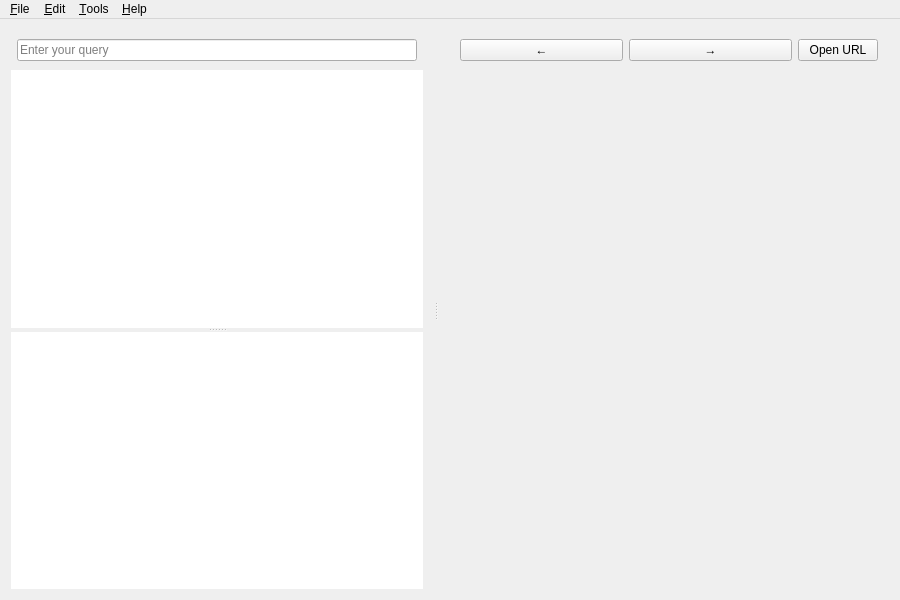
<?xml version="1.0" encoding="UTF-8"?>
<ui version="4.0">
 <class>MainWindow</class>
 <widget class="QMainWindow" name="MainWindow">
  <property name="geometry">
   <rect>
    <x>0</x>
    <y>0</y>
    <width>900</width>
    <height>600</height>
   </rect>
  </property>
  <property name="windowTitle">
   <string>Zeal</string>
  </property>
  <widget class="QWidget" name="centralWidget">
   <layout class="QVBoxLayout" name="centralWidgetLayout">
    <property name="leftMargin">
     <number>0</number>
    </property>
    <property name="topMargin">
     <number>0</number>
    </property>
    <property name="rightMargin">
     <number>0</number>
    </property>
    <property name="bottomMargin">
     <number>0</number>
    </property>
    <item>
     <widget class="QSplitter" name="splitter">
      <property name="orientation">
       <enum>Qt::Horizontal</enum>
      </property>
      <property name="childrenCollapsible">
       <bool>false</bool>
      </property>
      <widget class="QWidget" name="layoutWidget">
       <layout class="QVBoxLayout" name="resultPane">
        <property name="spacing">
         <number>0</number>
        </property>
        <item>
         <widget class="ToolBarFrame" name="searchEditWidget" native="true">
          <property name="minimumSize">
           <size>
            <width>0</width>
            <height>40</height>
           </size>
          </property>
          <property name="styleSheet">
           <string notr="true"/>
          </property>
          <layout class="QVBoxLayout" name="searchToolBarFrame">
           <property name="leftMargin">
            <number>6</number>
           </property>
           <property name="topMargin">
            <number>6</number>
           </property>
           <property name="rightMargin">
            <number>6</number>
           </property>
           <property name="bottomMargin">
            <number>6</number>
           </property>
           <item>
            <widget class="SearchEdit" name="lineEdit">
             <property name="placeholderText">
              <string>Enter your query</string>
             </property>
             <property name="clearButtonEnabled">
              <bool>true</bool>
             </property>
            </widget>
           </item>
          </layout>
         </widget>
        </item>
        <item>
         <widget class="QSplitter" name="tocSplitter">
          <property name="orientation">
           <enum>Qt::Vertical</enum>
          </property>
          <widget class="QTreeView" name="treeView">
           <property name="frameShape">
            <enum>QFrame::NoFrame</enum>
           </property>
           <property name="uniformRowHeights">
            <bool>true</bool>
           </property>
           <attribute name="headerVisible">
            <bool>false</bool>
           </attribute>
          </widget>
          <widget class="QListView" name="tocListView">
           <property name="frameShape">
            <enum>QFrame::NoFrame</enum>
           </property>
           <property name="horizontalScrollBarPolicy">
            <enum>Qt::ScrollBarAlwaysOff</enum>
           </property>
           <property name="uniformItemSizes">
            <bool>true</bool>
           </property>
          </widget>
         </widget>
        </item>
       </layout>
      </widget>
      <widget class="QWidget" name="layoutWidget_2">
       <layout class="QVBoxLayout" name="viewInfo">
        <property name="spacing">
         <number>0</number>
        </property>
        <item>
         <widget class="ToolBarFrame" name="navigationBar" native="true">
          <property name="minimumSize">
           <size>
            <width>0</width>
            <height>40</height>
           </size>
          </property>
          <layout class="QHBoxLayout" name="toolbox">
           <property name="topMargin">
            <number>0</number>
           </property>
           <property name="bottomMargin">
            <number>0</number>
           </property>
           <item>
            <widget class="QPushButton" name="backButton">
             <property name="toolTip">
              <string>Go back one page</string>
             </property>
             <property name="styleSheet">
              <string notr="true">QToolButton::menu-indicator { image: none; }</string>
             </property>
             <property name="text">
              <string>←</string>
             </property>
             <property name="icon">
              <iconset theme="go-previous">
               <normaloff>.</normaloff>.</iconset>
             </property>
            </widget>
           </item>
           <item>
            <widget class="QPushButton" name="forwardButton">
             <property name="toolTip">
              <string>Go forward one page</string>
             </property>
             <property name="styleSheet">
              <string notr="true">QToolButton::menu-indicator { image: none; }</string>
             </property>
             <property name="text">
              <string>→</string>
             </property>
             <property name="icon">
              <iconset theme="go-next">
               <normaloff>.</normaloff>.</iconset>
             </property>
            </widget>
           </item>
           <item>
            <widget class="QPushButton" name="openUrlButton">
             <property name="sizePolicy">
              <sizepolicy hsizetype="Fixed" vsizetype="Fixed">
               <horstretch>0</horstretch>
               <verstretch>0</verstretch>
              </sizepolicy>
             </property>
             <property name="text">
              <string>Open URL</string>
             </property>
            </widget>
           </item>
          </layout>
         </widget>
        </item>
        <item>
         <widget class="SearchableWebView" name="webView" native="true">
          <property name="sizePolicy">
           <sizepolicy hsizetype="Expanding" vsizetype="Expanding">
            <horstretch>0</horstretch>
            <verstretch>0</verstretch>
           </sizepolicy>
          </property>
         </widget>
        </item>
       </layout>
      </widget>
     </widget>
    </item>
   </layout>
  </widget>
  <widget class="QMenuBar" name="menuBar">
   <property name="geometry">
    <rect>
     <x>0</x>
     <y>0</y>
     <width>900</width>
     <height>22</height>
    </rect>
   </property>
   <widget class="QMenu" name="menuFile">
    <property name="title">
     <string>&amp;File</string>
    </property>
    <addaction name="actionNewTab"/>
    <addaction name="actionCloseTab"/>
    <addaction name="separator"/>
    <addaction name="actionQuit"/>
   </widget>
   <widget class="QMenu" name="menuHelp">
    <property name="title">
     <string>&amp;Help</string>
    </property>
    <addaction name="actionSubmitFeedback"/>
    <addaction name="actionCheckForUpdates"/>
    <addaction name="separator"/>
    <addaction name="actionAboutZeal"/>
    <addaction name="actionAboutQt"/>
   </widget>
   <widget class="QMenu" name="menu_Edit">
    <property name="title">
     <string>&amp;Edit</string>
    </property>
    <addaction name="actionFind"/>
    <addaction name="separator"/>
    <addaction name="actionPreferences"/>
   </widget>
   <widget class="QMenu" name="menu_Tools">
    <property name="title">
     <string>&amp;Tools</string>
    </property>
    <addaction name="actionDocsets"/>
   </widget>
   <addaction name="menuFile"/>
   <addaction name="menu_Edit"/>
   <addaction name="menu_Tools"/>
   <addaction name="menuHelp"/>
  </widget>
  <action name="actionQuit">
   <property name="icon">
    <iconset theme="application-exit">
     <normaloff>.</normaloff>.</iconset>
   </property>
   <property name="text">
    <string>&amp;Quit</string>
   </property>
  </action>
  <action name="actionPreferences">
   <property name="icon">
    <iconset theme="preferences-desktop">
     <normaloff>.</normaloff>.</iconset>
   </property>
   <property name="text">
    <string>Prefere&amp;nces</string>
   </property>
  </action>
  <action name="actionAboutZeal">
   <property name="icon">
    <iconset theme="help-about">
     <normaloff>.</normaloff>.</iconset>
   </property>
   <property name="text">
    <string>About &amp;Zeal</string>
   </property>
  </action>
  <action name="actionAboutQt">
   <property name="text">
    <string>About &amp;Qt</string>
   </property>
  </action>
  <action name="actionBack">
   <property name="enabled">
    <bool>false</bool>
   </property>
   <property name="icon">
    <iconset theme="go-previous">
     <normaloff>.</normaloff>.</iconset>
   </property>
   <property name="text">
    <string>&amp;Back</string>
   </property>
  </action>
  <action name="actionForward">
   <property name="enabled">
    <bool>false</bool>
   </property>
   <property name="icon">
    <iconset theme="go-next">
     <normaloff>.</normaloff>.</iconset>
   </property>
   <property name="text">
    <string>&amp;Forward</string>
   </property>
  </action>
  <action name="actionNewTab">
   <property name="icon">
    <iconset theme="tab-new">
     <normaloff>.</normaloff>.</iconset>
   </property>
   <property name="text">
    <string>New &amp;Tab</string>
   </property>
  </action>
  <action name="actionCloseTab">
   <property name="text">
    <string>&amp;Close Tab</string>
   </property>
  </action>
  <action name="actionNextTab">
   <property name="text">
    <string>Next Tab</string>
   </property>
  </action>
  <action name="actionPreviousTab">
   <property name="text">
    <string>Previous Tab</string>
   </property>
  </action>
  <action name="actionSubmitFeedback">
   <property name="text">
    <string>&amp;Submit Feedback...</string>
   </property>
  </action>
  <action name="actionCheckForUpdates">
   <property name="text">
    <string>&amp;Check for updates...</string>
   </property>
  </action>
  <action name="actionFind">
   <property name="icon">
    <iconset theme="edit-find">
     <normaloff>.</normaloff>.</iconset>
   </property>
   <property name="text">
    <string>&amp;Find</string>
   </property>
  </action>
  <action name="actionDocsets">
   <property name="text">
    <string>&amp;Docsets...</string>
   </property>
  </action>
 </widget>
 <layoutdefault spacing="6" margin="11"/>
 <customwidgets>
  <customwidget>
   <class>SearchEdit</class>
   <extends>QLineEdit</extends>
   <header>ui/widgets/searchedit.h</header>
  </customwidget>
  <customwidget>
   <class>SearchableWebView</class>
   <extends>QWidget</extends>
   <header>ui/widgets/searchablewebview.h</header>
   <container>1</container>
  </customwidget>
  <customwidget>
   <class>ToolBarFrame</class>
   <extends>QWidget</extends>
   <header>ui/widgets/toolbarframe.h</header>
   <container>1</container>
  </customwidget>
 </customwidgets>
 <resources/>
 <connections/>
</ui>
